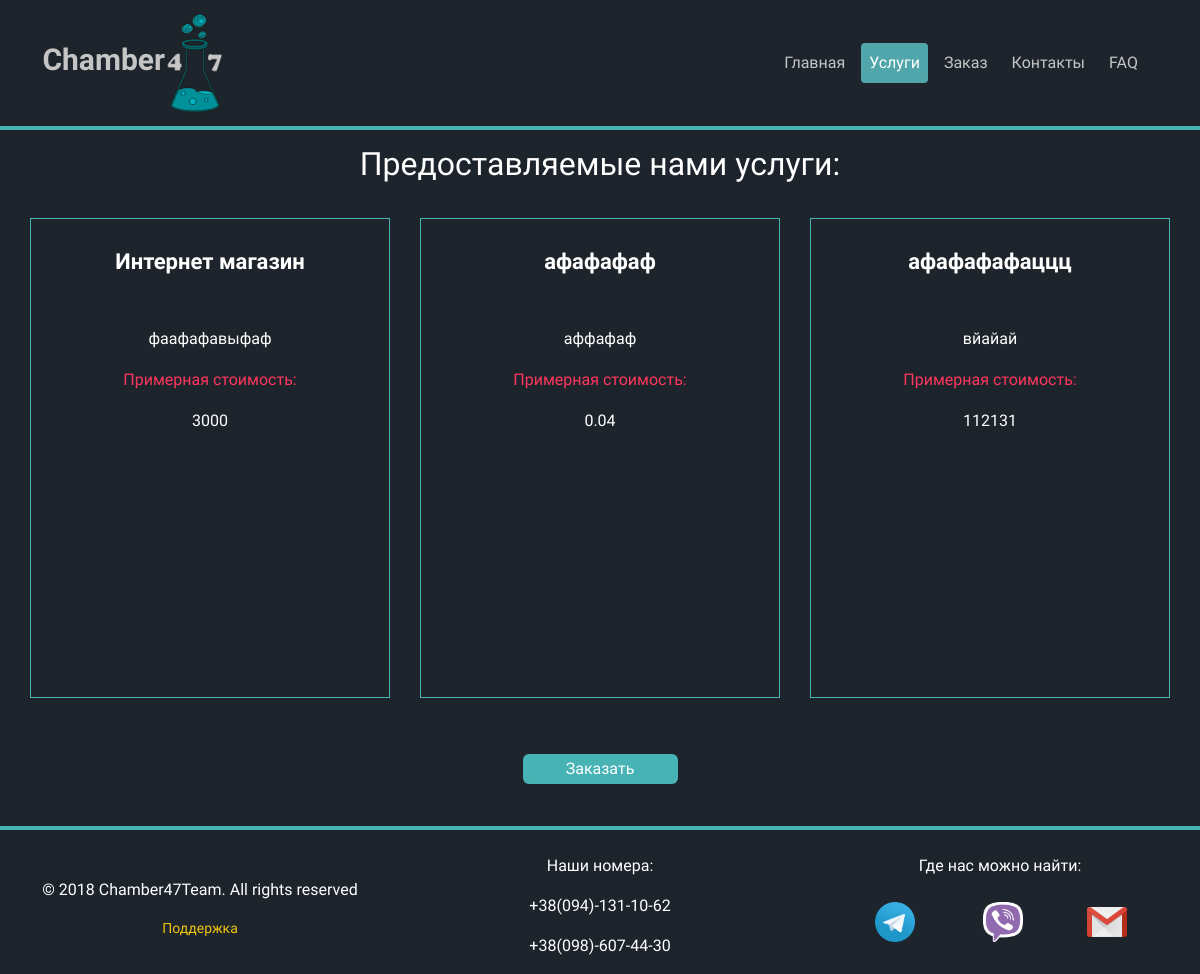
Before: /main/services with the older database file.
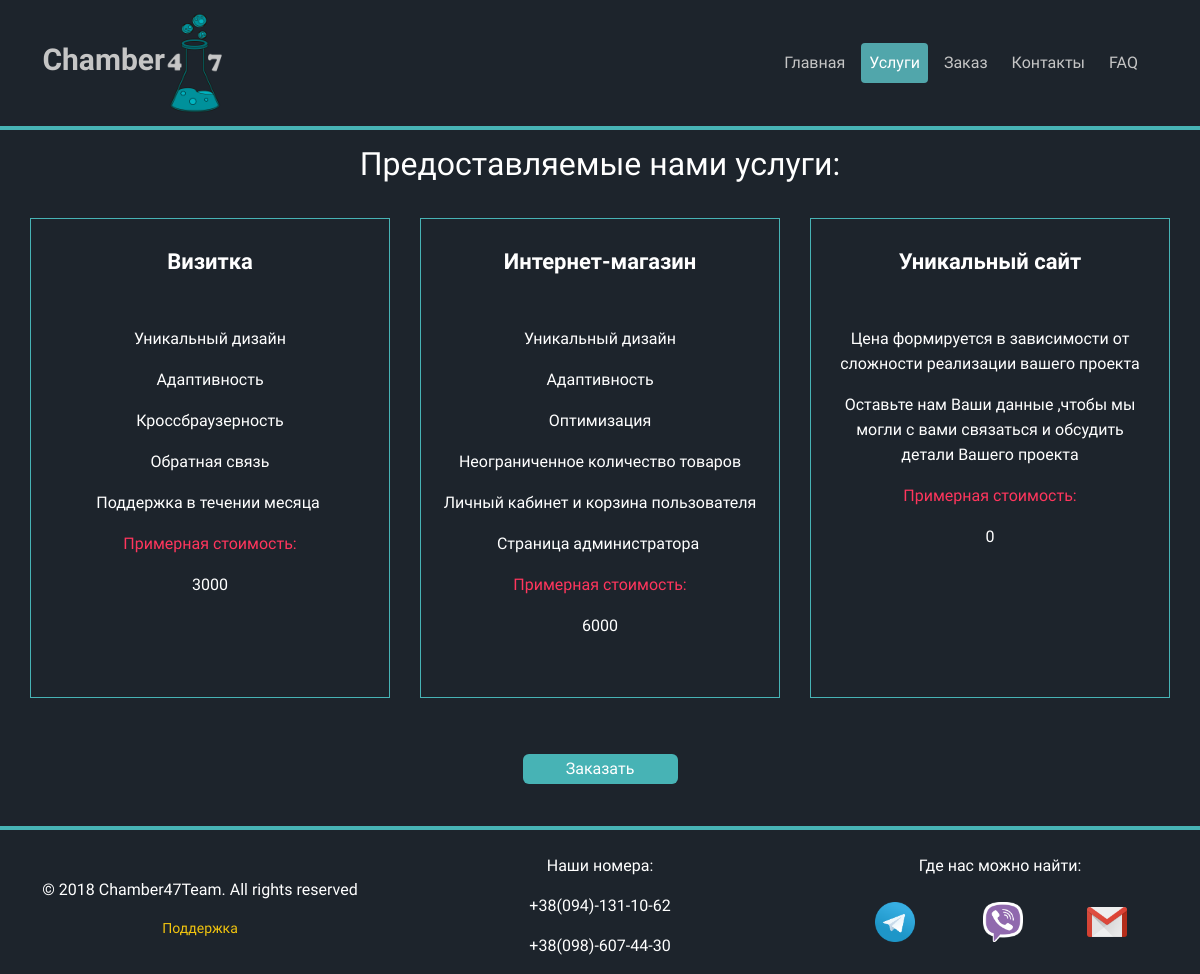
After: the same page with the newer database file.
### main_app/models.py (models this page shows, shortened)
class Services(models.Model):
    class Meta:
        ordering = ['name']
        verbose_name = 'Услугу'
        verbose_name_plural = 'Услуги'
    name = models.CharField(max_length=100, db_index=True, verbose_name='Название типа сайта')
    slug = models.SlugField(max_length=200, db_index=True,
                            unique=True, help_text='Нужно использовать для создания "хороших" URL-ов')
    price = models.price = models.CharField(max_length=20, verbose_name="Цена(грн)")
    available = models.BooleanField(default=False, verbose_name='Доступна услуга')
    image = models.ImageField(upload_to='products/img/%Y/%m/%d/', blank=True,
                              verbose_name="Картинка для услуги(300 x 300)")
    description = RichTextUploadingField(blank=True, verbose_name='Описание')

### main_app/views.py (the view)
# urls.py: path('services', views.service_list_view, name='service_list'),
def service_list_view(request):
    service_list = Services.objects.all()
    return render(request, 'main_app/services_list.html', {
        'service_list': service_list
    })

### templates/main_app/services_list.html (shortened to what this page needs)
{% extends 'base.html' %}
    {% block main_menu %}
        <li class="nav-item">
            <a class="nav-link" href="{% url 'main_app:index' %}">Главная</a>
        </li>
        <li class="nav-item active">
            <a class="nav-link" href="{% url 'main_app:service_list' %}">Услуги</a>
        </li>
        <li class="nav-item">
            <a class="nav-link" href="{% url 'forms_app:order' %}">Заказ</a>
        </li>
        <li class="nav-item">
            <a class="nav-link" href="{% url 'main_app:contacts' %}">Контакты</a>
        </li>
        <li class="nav-item">
            <a class="nav-link" href="{% url 'main_app:faq' %}">FAQ</a>
        </li>
    {% endblock %}
    {% block content %}
        <div class="col-12"><h2 align="center">Предоставляемые нами услуги:</h2></div>
            {% for service in service_list %}
                <div class="col-12 col-lg-4">
                    <div class="services-list">
                        <div class="services-list-content">
                            <br>
                            <h3 class="title">{{ service.name }}</h3><br>
                             <p class="description">
                                 {% autoescape off %}
                                     {{ service.description }}
                                 {% endautoescape %}
                             </p>
                             <p style="color: #ff365d">Примерная стоимость:</p>
                             <p>{{ service.price }}</p>
                        </div>
                    </div>
                </div>
            {% endfor %}
            <div class="col-12" style="text-align: center; padding-top: 30px">
                <a href="{% url 'forms_app:order' %}"style="margin: auto">
                    <button class="new-button">Заказать</button>
                </a>
            </div>
    {% endblock %}

Changed rows visible on the page:
removed Services: name "афафафаф", description "аффафаф", price "0.04"
removed Services: name "афафафафаццц", description "вйайай", price "112131"
changed Services: name "Интернет магазин" → "Визитка"; description "фаафафавыфаф" → "Уникальный дизайн Адаптивность Кроссбраузерность Обратная связь Поддержка в течении месяца"
added Services: name "Интернет-магазин", description "Уникальный дизайн Адаптивность Оптимизация Неограниченное количество товаров Личный кабинет и корзина пользователя Страница администратора", price "6000"
added Services: name "Уникальный сайт", description "Цена формируется в зависимости от сложности реализации вашего проекта Оставьте нам Ваши данные ,чтобы мы могли с вами связаться и обсудить детали Вашего проекта", price "0"
